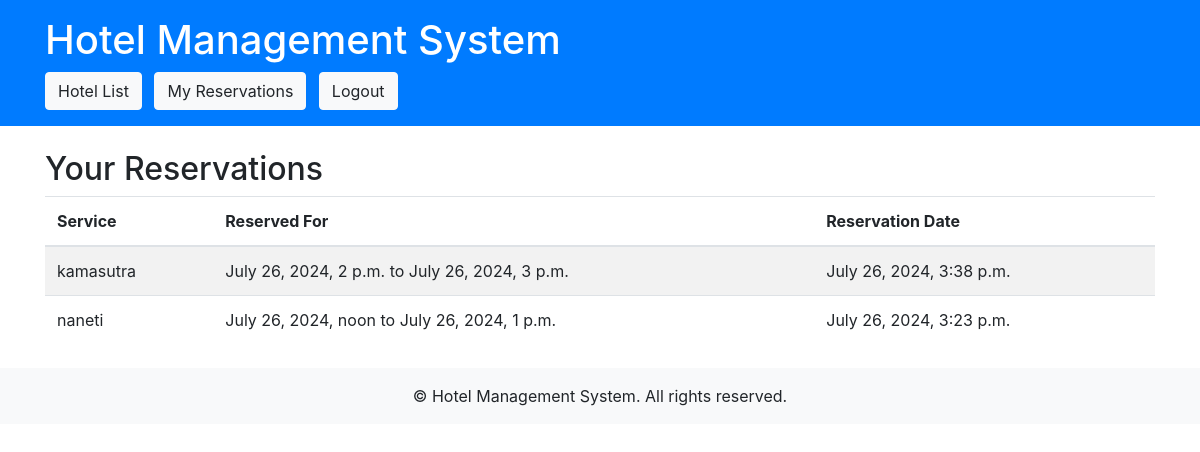
Page /hotels/reservations/ (signed in) on the earlier database version.
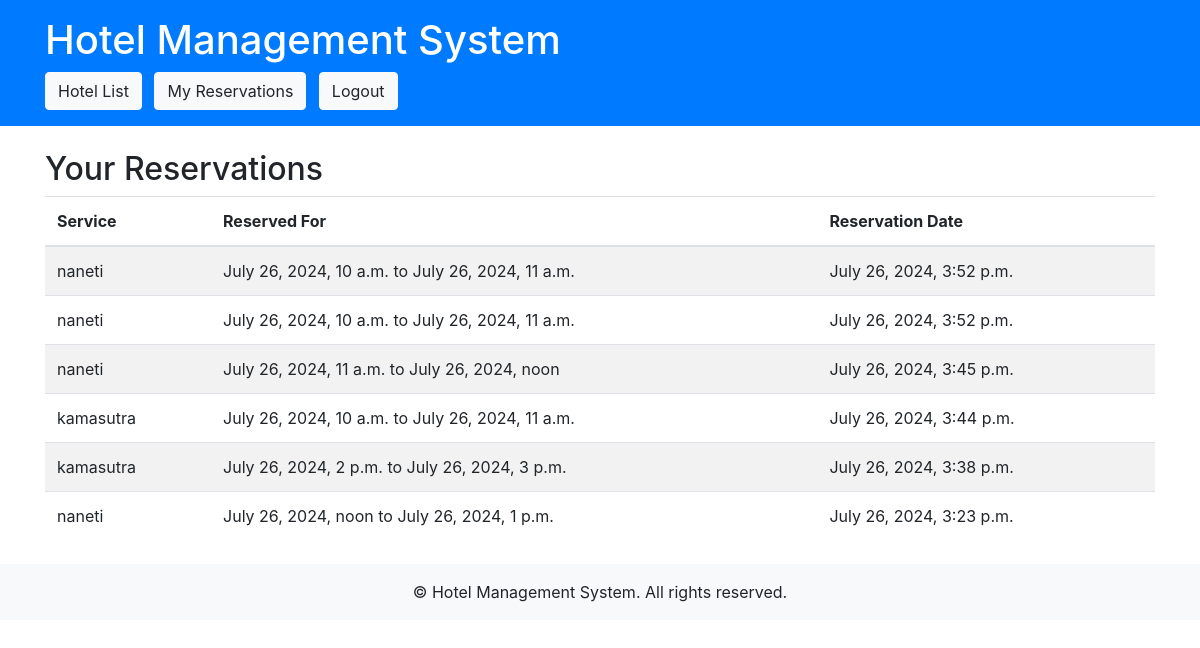
Same page on the later database version.
### hotels/models.py (models this page shows, shortened)
class Reservation(models.Model):
    user = models.ForeignKey(CustomUser, on_delete=models.CASCADE)
    service = models.ForeignKey(Service, on_delete=models.CASCADE)
    reservation_date = models.DateTimeField(auto_now_add=True)
    reserved_for = models.ForeignKey(AvailableTime, on_delete=models.CASCADE)

class Service(models.Model):
    hotel = models.ForeignKey(Hotel, related_name='services', on_delete=models.CASCADE)
    name = models.CharField(max_length=255)
    description = models.TextField()
    price = models.DecimalField(max_digits=10, decimal_places=2)
    available = models.BooleanField(default=True)

class AvailableTime(models.Model):
    service = models.ForeignKey(Service, related_name='available_times', on_delete=models.CASCADE)
    start_time = models.DateTimeField()
    end_time = models.DateTimeField()
    is_reserved = models.BooleanField(default=False)

### hotels/views.py (the view)
# urls.py: path('reservations/', UserReservationsView.as_view(), name='user_reservations'),
class UserReservationsView(LoginRequiredMixin, ListView):
    model = Reservation
    template_name = 'user_reservations.html'
    context_object_name = 'reservations'
    def get_queryset(self):
        return Reservation.objects.filter(user=self.request.user).order_by('-reservation_date')

### hotels/templates/user_reservations.html (shortened to what this page needs)
<!DOCTYPE html>
<html lang="en">
<head>
    <link href="https://stackpath.bootstrapcdn.com/bootstrap/4.5.2/css/bootstrap.min.css" rel="stylesheet">
</head>
<body>
    <header class="bg-primary text-white py-3">
        <div class="container">
            <h1 class="mb-0">Hotel Management System</h1>
            <nav class="mt-2">
                <a class="btn btn-light mr-2" href="{% url 'hotel_list' %}">Hotel List</a>
                <a class="btn btn-light mr-2" href="{% url 'user_reservations' %}">My Reservations</a>
                <a class="btn btn-light" href="{% url 'logout' %}">Logout</a>
            </nav>
        </div>
    </header>
    <main class="container my-4">
        <h2>Your Reservations</h2>
        {% if reservations %}
            <table class="table table-striped">
                <thead>
                    <tr>
                        <th>Service</th>
                        <th>Reserved For</th>
                        <th>Reservation Date</th>
                    </tr>
                </thead>
                <tbody>
                    {% for reservation in reservations %}
                        <tr>
                            <td>{{ reservation.service.name }}</td>
                            <td>{{ reservation.reserved_for.start_time }} to {{ reservation.reserved_for.end_time }}</td>
                            <td>{{ reservation.reservation_date }}</td>
                        </tr>
                    {% endfor %}
                </tbody>
            </table>
        {% else %}
            <div class="alert alert-info" role="alert">
                You have no reservations.
            </div>
        {% endif %}
    </main>
    <footer class="bg-light text-center py-3">
        <p class="mb-0">&copy; {{ current_year }} Hotel Management System. All rights reserved.</p>
    </footer>
</body>
</html>

Differences in the rows shown:
added Reservation: service.name "naneti", reserved_for.start_time "July 26, 2024, 10 a.m.", reserved_for.end_time "July 26, 2024, 11 a.m.", reservation_date "July 26, 2024, 3:52 p.m."
added Reservation: service.name "naneti", reserved_for.start_time "July 26, 2024, 10 a.m.", reserved_for.end_time "July 26, 2024, 11 a.m.", reservation_date "July 26, 2024, 3:52 p.m."
added Reservation: service.name "naneti", reserved_for.start_time "July 26, 2024, 11 a.m.", reserved_for.end_time "July 26, 2024, noon", reservation_date "July 26, 2024, 3:45 p.m."
added Reservation: service.name "kamasutra", reserved_for.start_time "July 26, 2024, 10 a.m.", reserved_for.end_time "July 26, 2024, 11 a.m.", reservation_date "July 26, 2024, 3:44 p.m."
